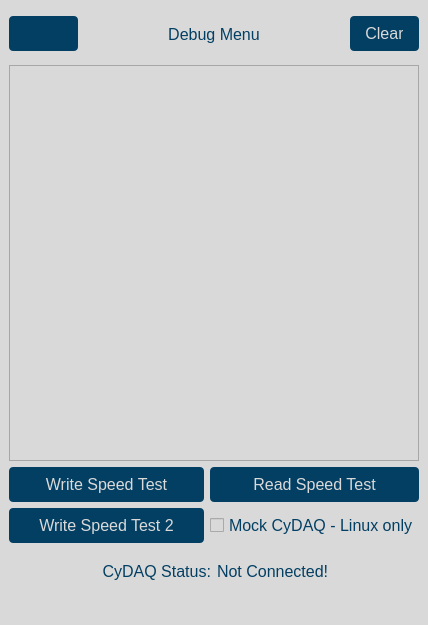
<?xml version="1.0" encoding="UTF-8"?>
<ui version="4.0">
 <class>debug</class>
 <widget class="QMainWindow" name="debug">
  <property name="enabled">
   <bool>true</bool>
  </property>
  <property name="geometry">
   <rect>
    <x>0</x>
    <y>0</y>
    <width>428</width>
    <height>625</height>
   </rect>
  </property>
  <property name="minimumSize">
   <size>
    <width>428</width>
    <height>625</height>
   </size>
  </property>
  <property name="maximumSize">
   <size>
    <width>700</width>
    <height>800</height>
   </size>
  </property>
  <property name="font">
   <font>
    <family>Segoe UI</family>
    <pointsize>12</pointsize>
    <underline>false</underline>
   </font>
  </property>
  <property name="windowTitle">
   <string>CyDAQ</string>
  </property>
  <property name="styleSheet">
   <string notr="true">background-color: #d9d9d9;</string>
  </property>
  <widget class="QWidget" name="centralwidget">
   <property name="maximumSize">
    <size>
     <width>700</width>
     <height>900</height>
    </size>
   </property>
   <property name="layoutDirection">
    <enum>Qt::LeftToRight</enum>
   </property>
   <property name="styleSheet">
    <string notr="true">QWidget {
	font-family: &quot;Segoe UI&quot;;
	font-size: 16px;
	color: #033f63;
}

QPushButton {
	background-color: #033f63;
	color: #d9d9d9;
	border-radius: 4px;
	padding: 8px 16px;
}

#sampling_rate_label, #input_label, #filter_label, #mid_corner_label, #low_corner_label, #high_corner_label {
	font-size: 20px;
	text-align: center;
	color: #98012e;
}</string>
   </property>
   <layout class="QVBoxLayout" name="verticalLayout">
    <item>
     <layout class="QHBoxLayout" name="horizontalLayout_3">
      <item>
       <widget class="QPushButton" name="home_btn">
        <property name="maximumSize">
         <size>
          <width>69</width>
          <height>16777215</height>
         </size>
        </property>
        <property name="text">
         <string/>
        </property>
        <property name="icon">
         <iconset resource="basic_operation.qrc">
          <normaloff>:/assets/assets/home_icon.png</normaloff>:/assets/assets/home_icon.png</iconset>
        </property>
       </widget>
      </item>
      <item>
       <widget class="QLabel" name="label_3">
        <property name="sizePolicy">
         <sizepolicy hsizetype="Preferred" vsizetype="Preferred">
          <horstretch>0</horstretch>
          <verstretch>0</verstretch>
         </sizepolicy>
        </property>
        <property name="minimumSize">
         <size>
          <width>104</width>
          <height>50</height>
         </size>
        </property>
        <property name="font">
         <font>
          <family>Segoe UI</family>
          <pointsize>-1</pointsize>
         </font>
        </property>
        <property name="lineWidth">
         <number>1</number>
        </property>
        <property name="text">
         <string>Debug Menu</string>
        </property>
        <property name="alignment">
         <set>Qt::AlignCenter</set>
        </property>
       </widget>
      </item>
      <item>
       <widget class="QPushButton" name="clear_log_btn">
        <property name="maximumSize">
         <size>
          <width>69</width>
          <height>16777215</height>
         </size>
        </property>
        <property name="text">
         <string>Clear</string>
        </property>
       </widget>
      </item>
     </layout>
    </item>
    <item>
     <layout class="QVBoxLayout" name="verticalLayout_3"/>
    </item>
    <item>
     <widget class="QTextBrowser" name="log_textBrowser"/>
    </item>
    <item>
     <layout class="QGridLayout" name="gridLayout">
      <item row="0" column="0">
       <widget class="QPushButton" name="write_btn">
        <property name="text">
         <string>Write Speed Test</string>
        </property>
       </widget>
      </item>
      <item row="0" column="1">
       <widget class="QPushButton" name="read_btn">
        <property name="text">
         <string>Read Speed Test</string>
        </property>
       </widget>
      </item>
      <item row="1" column="0">
       <widget class="QPushButton" name="write2_btn">
        <property name="text">
         <string>Write Speed Test 2</string>
        </property>
       </widget>
      </item>
      <item row="1" column="1">
       <widget class="QCheckBox" name="mock_checkBox">
        <property name="enabled">
         <bool>true</bool>
        </property>
        <property name="text">
         <string>Mock CyDAQ - Linux only</string>
        </property>
        <property name="checked">
         <bool>false</bool>
        </property>
       </widget>
      </item>
     </layout>
    </item>
    <item>
     <layout class="QHBoxLayout" name="horizontalLayout_2">
      <item>
       <widget class="QLabel" name="label_4">
        <property name="text">
         <string>CyDAQ Status:</string>
        </property>
        <property name="alignment">
         <set>Qt::AlignRight|Qt::AlignTrailing|Qt::AlignVCenter</set>
        </property>
       </widget>
      </item>
      <item>
       <widget class="QLabel" name="connection_status_label">
        <property name="minimumSize">
         <size>
          <width>0</width>
          <height>45</height>
         </size>
        </property>
        <property name="text">
         <string>Not Connected!</string>
        </property>
       </widget>
      </item>
     </layout>
    </item>
   </layout>
  </widget>
  <widget class="QStatusBar" name="statusbar"/>
  <action name="actionRestart">
   <property name="text">
    <string>&amp;Restart</string>
   </property>
  </action>
  <action name="actionQuit">
   <property name="text">
    <string>&amp;Quit</string>
   </property>
  </action>
  <action name="actionPing_CyDAQ">
   <property name="text">
    <string>&amp;Ping CyDAQ</string>
   </property>
  </action>
 </widget>
 <resources>
  <include location="basic_operation.qrc"/>
  <include location="balance_beam.qrc"/>
 </resources>
 <connections/>
</ui>
